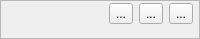
<?xml version="1.0" encoding="UTF-8"?>
<ui version="4.0">
 <class>gWidgetNode</class>
 <widget class="QFrame" name="gWidgetNode">
  <property name="geometry">
   <rect>
    <x>0</x>
    <y>0</y>
    <width>200</width>
    <height>39</height>
   </rect>
  </property>
  <property name="windowTitle">
   <string>Frame</string>
  </property>
  <property name="frameShape">
   <enum>QFrame::StyledPanel</enum>
  </property>
  <property name="frameShadow">
   <enum>QFrame::Raised</enum>
  </property>
  <layout class="QHBoxLayout" name="horizontalLayout">
   <property name="topMargin">
    <number>0</number>
   </property>
   <property name="rightMargin">
    <number>0</number>
   </property>
   <item>
    <spacer name="horizontalSpacer">
     <property name="orientation">
      <enum>Qt::Horizontal</enum>
     </property>
     <property name="sizeHint" stdset="0">
      <size>
       <width>40</width>
       <height>20</height>
      </size>
     </property>
    </spacer>
   </item>
   <item>
    <widget class="QToolButton" name="toolButton">
     <property name="text">
      <string>...</string>
     </property>
    </widget>
   </item>
   <item>
    <widget class="QToolButton" name="toolButton_2">
     <property name="text">
      <string>...</string>
     </property>
    </widget>
   </item>
   <item>
    <widget class="QToolButton" name="toolButton_3">
     <property name="text">
      <string>...</string>
     </property>
    </widget>
   </item>
   <item>
    <widget class="gWidgetTxRx" name="txwidget" native="true"/>
   </item>
  </layout>
 </widget>
 <customwidgets>
  <customwidget>
   <class>gWidgetTxRx</class>
   <extends>QWidget</extends>
   <header>gwidgettxrx.h</header>
   <container>1</container>
  </customwidget>
 </customwidgets>
 <resources/>
 <connections/>
</ui>
